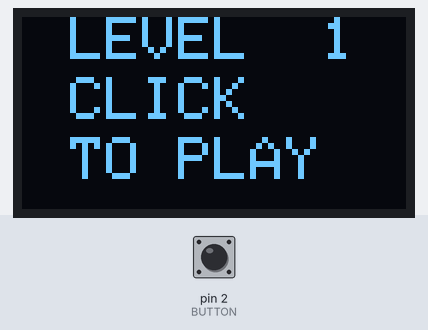
The sketch below on a simulated Arduino Uno, built with avr-gcc and run on an emulated ATmega328P. Shown: 128×64 one-colour display. The test bench sets the inputs (shaded band); at power-on: pin 2 (BUTTON) LOW. Random numbers use the default seed unless the sketch sets one; what the sketch prints to the serial monitor is not drawn.

Above: at 1.2 s.
1.3 s: pin 2 (BUTTON) pulled HIGH for 0.15 s
At 3.8 s:
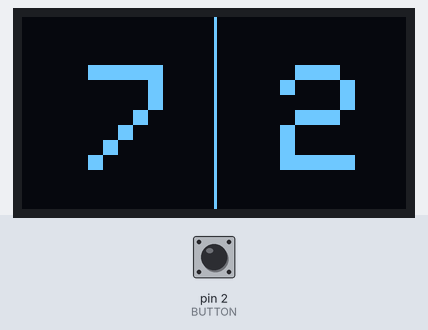
4.4 s: pin 2 (BUTTON) pulled HIGH for 1 s
At 8.2 s:
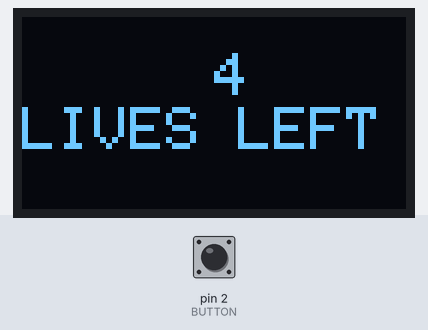
8.4 s: pin 2 (BUTTON) pulled HIGH for 0.15 s
At 11.3 s:
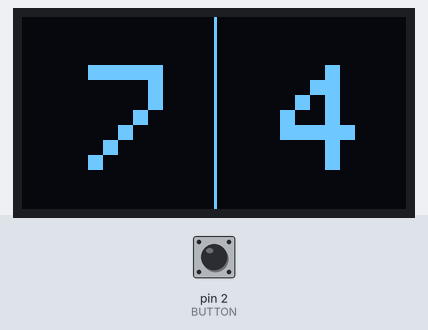
11.5 s: pin 2 (BUTTON) pulled HIGH for 1 s
At 12.9 s:
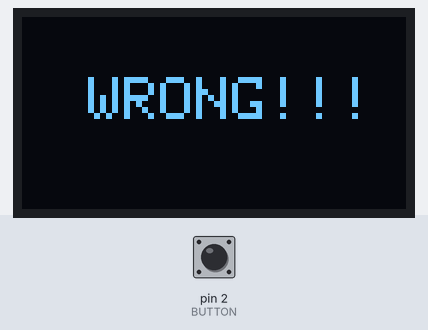
15.5 s: pin 2 (BUTTON) pulsed HIGH 2 times (0.12 s each, 0.3 s apart)
At 16.8 s:
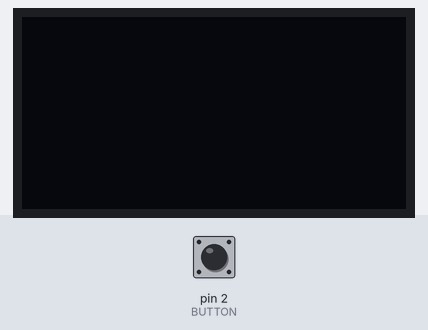
Timing chart, 0 to 18.5 s (numbered marks = the images above; inputs shaded):
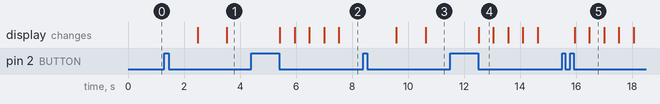

Measured:
- after the input at 1.3 s, the display: first changes after 1.2 s (image 1 shows a later state)
- after the input at 8.4 s, the display: first changes after 1.2 s (image 3 shows a later state)
- after the input at 15.5 s, the display: first changes after 0.45 s (image 5 shows a later state)
- what the display in image 4 shows lasts 0.6 s, from 12.5 s to 13.1 s

The sketch:

OLEDMatchTheNumber.ino
```cpp
#include <SPI.h>
#include <Wire.h>
#include <Adafruit_GFX.h>
#include <Adafruit_SSD1306.h>

/*
 * Wiring :
 * Push button connected via  pull-down resistor to Arduino Pin 2.
 *
 * 128x64 i2c OLED display. SCL connected to A5. SDA connected to A4.
 */

/* Button connection to Arduino */
/* NOTE!!! Do not connect button to PIN 4. The behaviour becomes undefined for some reason */
#define BUTTON 2

#define NUM_VALUES 10

#define SCREEN_HEIGHT  64
#define SCREEN_WIDTH  128

#define OLED_RESET 4
Adafruit_SSD1306 display(SCREEN_WIDTH, SCREEN_HEIGHT, &Wire, OLED_RESET);

/* Helper function to display the numbers side-by-side on the OLED separated by a vertial line in the middle. */
void show_numbers(int lucky_number, int cur_number)
{
  display.clearDisplay();

  display.setTextSize(5.0);
  display.setTextColor(SSD1306_WHITE);

  display.setCursor(22, 16);
  display.println(lucky_number);

  display.drawLine(64, 0, 64, 127, SSD1306_WHITE);

  display.setCursor(86, 16);
  display.println(cur_number);

  display.display();
}

#define YES 1
#define NO 0

/* TIMEOUT is the maximum time it takes for the numbers on the OLED screen to tick-away.
 *  We set it to 1 second.
 */
#define TIMEOUT 1000

/* Helper function to determine if a button is clicked.
 *  If it was clicked, the function will wait until the button has been released before
 *  returning the value that it was Clicked.
 */
int isButtonClicked(int button)
{
  int value = digitalRead(button);
  if (!value)
    return NO;

  Serial.println("Button Pressed. Waiting for release\n");
  while(digitalRead(button))
    ;
  Serial.println("Button released!");
  return YES;
}


/* Maximum number of lives for the user */
#define MAX_ATTEMPTS 5

int lucky_number = 7; // This is the number that the user needs to match.
int state = 0; // The current number on the right-side.
int paused = 1; //Indicates if the button is in a paused state.
int timeout = TIMEOUT; //Variable to keep track of the timeout for the current epoch
int count = timeout;  //Variable to keep track of the amount of time that is pending in the current epoch
int started = 0; //If the new round is started or not.
int stopped = 0; //If the game has been stopped or not.
int failed_attempts = 0; //Number of strikes so far.
int decrement = 100; //Amount by which to decrement the timeout, each time the user gets a correct answer.
int level = 1; //The current level.

#define SUCCESS 1
#define FAILURE 0
/*
 * Helper function to evaluate if the number on the 7-segment display when the button was pressed
 * is the lucky number
 */
int evaluate(int cur_state)
{
   if (cur_state == lucky_number)
    return SUCCESS;
   return FAILURE;
}


void successIndication(void)
{

  display.clearDisplay();

  display.setTextSize(2.0);
  display.setTextColor(SSD1306_WHITE);

  for (int i = 0; i < 3; i++) {
    display.setCursor(16, 20);
    display.println("CORRECT!!");
    display.display();
    delay(500);
    display.clearDisplay();
    display.display();
    delay(500);
  }
}

/*
 * Helper function to indicate an incorrect attempt.
 */
int failureIndication(int failed_attempts)
{

  display.clearDisplay();

  display.setTextSize(2.0);
  display.setTextColor(SSD1306_WHITE);

  for (int i = 0; i < 2; i++) {
    display.setCursor(22, 20);
    display.println("WRONG!!!");
    display.display();
    delay(500);
    display.clearDisplay();
    display.display();
    delay(500);
  }

  failed_attempts++;

  return failed_attempts;
}

/* Helper function to show how many lives are left */
int show_lives_left(int failed_attempts, int max_attempts)
{
  display.clearDisplay();

  display.setTextSize(2.0);
  display.setTextColor(SSD1306_WHITE);
  display.setCursor(64, 12);
  display.println(max_attempts - failed_attempts);
  display.setCursor(0, 30);
  display.print("LIVES LEFT");
  display.display();
}

void gameOverIndication()
{
  display.clearDisplay();

  display.setTextSize(2.0);
  display.setTextColor(SSD1306_WHITE);
  display.setCursor(4, 30);
  display.println("GAME OVER!");
  display.display();
}

/* Helper function called when the player has cleared all 10 levels */
void WinIndication()
{
  display.clearDisplay();

  display.setTextSize(2.0);
  display.setTextColor(SSD1306_WHITE);
  display.setCursor(10, 20);
  display.println("YOU WIN!!");
  display.display();

}

/* Helper function to show the current level */
void showLevel(int level)
{
  display.clearDisplay();
  //show_numbers(lucky_number, state);
  display.setTextSize(2.0);
  display.setTextColor(SSD1306_WHITE);
  display.setCursor(16, 0);
  display.print("LEVEL  ");
  display.println(level);
  display.setCursor(16, 20);
  display.println("CLICK");
  display.setCursor(16, 40);
  display.println("TO PLAY");
  display.display();

}


void setup() {
  pinMode(BUTTON, INPUT);
  // put your setup code here, to run once:
  display.begin(SSD1306_SWITCHCAPVCC, 0x3C);
  showLevel(level);
  Serial.begin(9600);
}

void loop() {
  // put your main code here, to run repeatedly:


  while (count) {
   if (isButtonClicked(BUTTON)) {
      paused = (paused + 1) % 2;//The button toggles between two states - Paused, Running
    }

    if (stopped && paused) { //The game has been stopped and the button is in the paused state.
      return;                //Nothing to do.
    }

    if (stopped && !paused) { //The user has clicked the button, while it was in stopped state.
      stopped = 0;            // Reset the state of the game.
      timeout = TIMEOUT;
      count = timeout;
      failed_attempts = 0;
      state = 0;
      level = 1;
      return;
    }

    if (started && paused) { //The user pressed a button while the numbers were running. Evaluate what if the user stopped at the correct moment.
      started = 0;
      int result = evaluate(state);

      if (result == SUCCESS) {
        successIndication();
        timeout = timeout - decrement;
        if (timeout < 100) { // User has succeeded at all levels.
          WinIndication();
          timeout = TIMEOUT;
          count = timeout;
          stopped = 1;
          level = 1;
          return;
        }

        count = timeout; //Replenish the timeout
        int new_number = random(0, 10); //Get a new number
        if (new_number == lucky_number) // Ensure it isn't the same as the previous
          new_number = (new_number + 4) % 10;
        lucky_number = new_number;
        level++;
        showLevel(level);
        return;
      } else { //The user failed to click the button at the right time.
        failed_attempts = failureIndication(failed_attempts); //Show failure indication
        show_lives_left(failed_attempts, MAX_ATTEMPTS);
        if (failed_attempts >= MAX_ATTEMPTS) { //All attempts exhausted
          gameOverIndication();
          timeout = TIMEOUT;
          failed_attempts = 0;
          state = 0;
          return;
        }
        return;

      }
    } else if (!started && !paused) { //The user pressed the button while the numbers were paused. Start the new epoch
      started = 1;
      count = timeout;
    } else if (!started && paused) { //The user has not pressed the button since the last pause. Do nothing
      return;
    }

    // Here the epoch has started and the user hasn't paused yet. So count-down.
    count--;

    if (count == 0) { // Change the ticking number on the OLED screen to the next one.
       state = (state + 1) % NUM_VALUES;
       show_numbers(lucky_number, state);
       count = timeout;
    }

    delay(1);
  }

}
```
